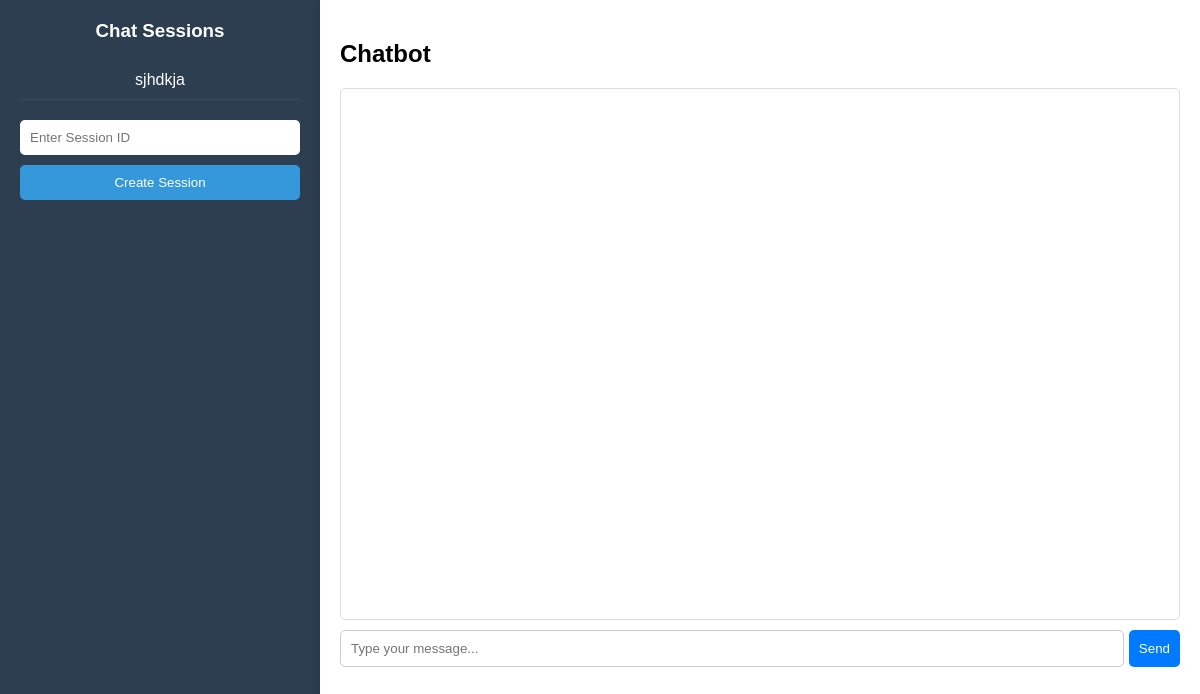
Page /chatbot?session_id=saf (signed in) on the earlier database version.
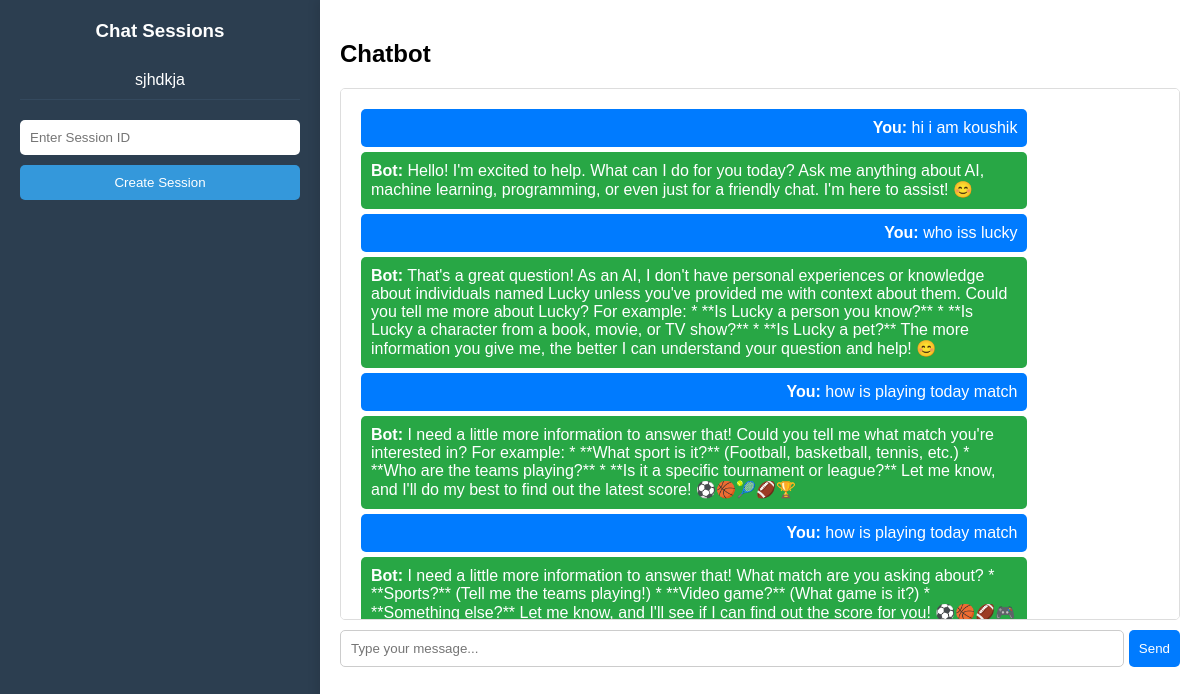
Same page on the later database version.
### app.py (models this page shows)
class Session(db.Model):
    __tablename__ = 'sessions'
    id = db.Column(db.Integer, primary_key=True)
    user_id = db.Column(db.Integer, db.ForeignKey('users.id'), nullable=False)
    session_id = db.Column(db.String(50), unique=True, nullable=False)
    created_at = db.Column(db.DateTime, default=datetime.datetime.now())
    user = db.relationship('User', backref=db.backref('sessions', lazy=True))

class ChatHistory(db.Model):
    __tablename__ = 'chat_history'
    id = db.Column(db.Integer, primary_key=True)
    session_id = db.Column(db.String(50), db.ForeignKey('sessions.session_id'), nullable=False)
    user_message = db.Column(db.Text, nullable=False)
    bot_response = db.Column(db.Text, nullable=False)
    timestamp = db.Column(db.DateTime, default=datetime.datetime.now())
    session = db.relationship('Session', backref=db.backref('chat_history', lazy=True))

### app.py (the view, shortened to what this page needs)
@app.route('/chatbot', methods=['GET','POST'])
def chatbot():
    if "user_id" not in session:
        return redirect(url_for('login'))
    user = User.query.get(session['user_id'])
    if not user or not user.groq_api_key:
        return redirect(url_for('profile'))
    api_key = user.groq_api_key
    current_session_id = request.args.get('session_id',None)
    chat_history = get_chat_history(current_session_id) if current_session_id else []
    return render_template('chatbot.html', user_sessions=get_user_sessions(), current_session_id=current_session_id, chat_history=chat_history, show_api_popup=False, groq_api_key=api_key)

### app.py (called while the page is built)
def get_chat_history(session_id):
    if not session_id:
        return []
    history = ChatHistory.query.filter_by(session_id=session_id).order_by(ChatHistory.timestamp).all()
    formatted_history = []
    for chat in history:
        formatted_history.append({"role": "user", "content": chat.user_message})
        formatted_history.append({"role": "assistant", "content": chat.bot_response})
    return formatted_history

def get_user_sessions():
    return Session.query.filter_by(user_id=session['user_id']).all()

### templates/chatbot.html (shortened to what this page needs)
<!DOCTYPE html>
<html lang="en">
<head>
</head>
<body>
  <div class="sidebar">
    <h3>Chat Sessions</h3>
    <div id="session-list">
      {% for sess in user_sessions %}
        <div class="session">
          <a href="{{ url_for('chatbot') }}?session_id={{ sess.session_id }}">
            {{ sess.session_id }}
          </a>
        </div>
      {% endfor %}
    </div>
    <form action="{{ url_for('create_new_session') }}" method="post" class="new-session">
      <input type="text" name="session_id" placeholder="Enter Session ID" required>
      <button type="submit">Create Session</button>
    </form>
  </div>
  <div class="chat-container">
    <h2>Chatbot</h2>
    {% if not groq_api_key %}
    <div class="update-profile">
      <p>No API Key found! Please update your <a href="{{ url_for('profile') }}">profile</a> to proceed.</p>
    </div>
    {% else %}
    <div class="chat-box" id="chat-box">
      {% if chat_history %}
        {% for chat in chat_history %}
        {% if 'user' == chat.role %}
          <div class="user-message"><strong>You:</strong> {{ chat.content }}</div>
        {% else %}
          <div class="bot-message"><strong>Bot:</strong> {{ chat.content }}</div>
        {% endif %}
        {% endfor %}
      {% endif %}
    </div>
    <form action="{{ url_for('chatbot') }}" method="post" class="chat-input">
      <input type="text" name="question" placeholder="Type your message..." required>
      <button type="submit">Send</button>
    </form>
    {% endif %}
  </div>
</body>
</html>

### templates/chatbot.html (style rules this page uses)
body { font-family: Arial, sans-serif; margin: 0; padding: 0; display: flex; height: 100vh; background-color: #f4f4f4; }
.sidebar { width: 25%; background-color: #2c3e50; color: white; padding: 20px; overflow-y: auto; }
.sidebar h3 { margin-top: 0; text-align: center; }
.session { padding: 10px; margin: 5px 0; cursor: pointer; border-bottom: 1px solid #34495e; text-align: center; }
.session a { color: white; text-decoration: none; display: block; }
.new-session { display: flex; flex-direction: column; gap: 10px; margin-top: 20px; }
.new-session input, .new-session button { padding: 10px; border-radius: 5px; border: none; }
.new-session button { background-color: #3498db; color: white; cursor: pointer; }
.chat-container { width: 75%; display: flex; flex-direction: column; padding: 20px; background: white; box-shadow: -3px 0px 10px rgba(0,0,0,0.1); }
.chat-box { flex: 1; padding: 15px; border-radius: 5px; background-color: #fff; overflow-y: auto; max-height: 500px; border: 1px solid #ddd; }
.user-message, .bot-message { padding: 10px; margin: 5px; border-radius: 5px; max-width: 80%; }
.user-message { background-color: #007bff; color: white; align-self: flex-end; text-align: right; }
.bot-message { background-color: #28a745; color: white; align-self: flex-start; text-align: left; }
.chat-input { display: flex; margin-top: 10px; }
.chat-input input { flex: 1; padding: 10px; border: 1px solid #ccc; border-radius: 5px; }
.chat-input button { padding: 10px; margin-left: 5px; background-color: #007bff; color: white; border: none; border-radius: 5px; cursor: pointer; }

Differences in the rows shown:
added ChatHistory: content "hi i am koushik", content "Hello! I'm excited to help. What can I do for you today? Ask me anything about AI, machine learning, programming, or even just for a friendly chat. I'm here to assist! 😊"
added ChatHistory: content "who iss lucky", content "That's a great question! As an AI, I don't have personal experiences or knowledge about individuals named Lucky unless you've provided me with context about them. Could you tell me more about Lucky? For example: * **Is Lucky a person you know?** * **Is Lucky a character from a book, movie, or TV show?** * **Is Lucky a pet?** The more information you give me, the better I can understand your question and help! 😊"
added ChatHistory: content "how is playing today match", content "I need a little more information to answer that! Could you tell me what match you're interested in? For example: * **What sport is it?** (Football, basketball, tennis, etc.) * **Who are the teams playing?** * **Is it a specific tournament or league?** Let me know, and I'll do my best to find out the latest score! ⚽🏀🎾🏈🏆"
added ChatHistory: content "how is playing today match", content "I need a little more information to answer that! What match are you asking about? * **Sports?** (Tell me the teams playing!) * **Video game?** (What game is it?) * **Something else?** Let me know, and I'll see if I can find out the score for you! ⚽🏀🏈🎮"
